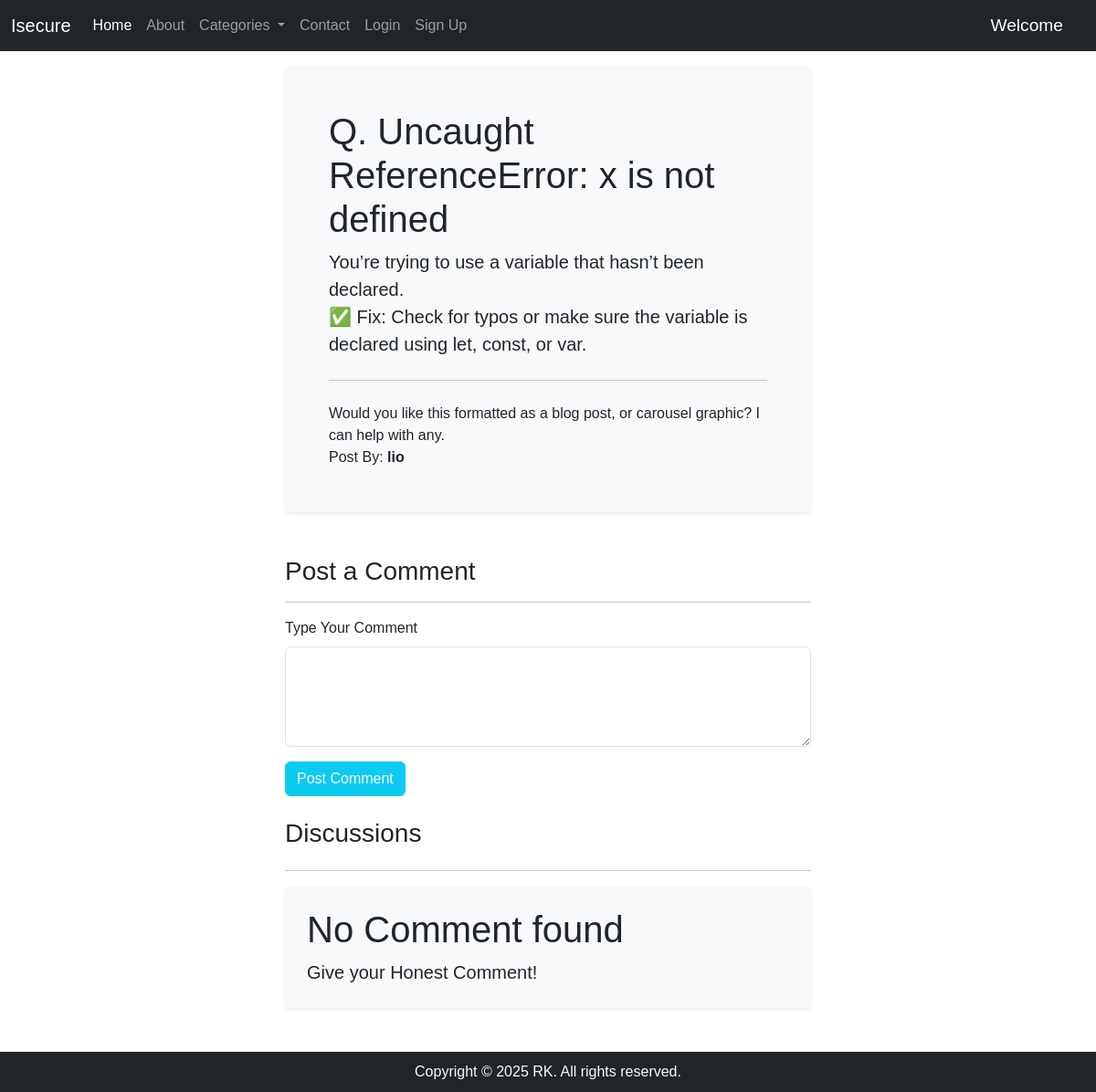
The app's page /comments.php?tid=5 with its own data.
### tables this page shows
CREATE TABLE `threads` (
  `thread_id` int(3) NOT NULL,
  `thread_by` varchar(20) NOT NULL,
  `titles` varchar(50) NOT NULL,
  `descriptions` text NOT NULL,
  `cat_id` int(4) NOT NULL,
  `dt` datetime NOT NULL DEFAULT current_timestamp()
);

### comments.php (the view, shortened to what this page needs)
<?php include("security/DB_connect.php"); ?>
<!DOCTYPE html>
<html lang="en">
<head>
    <link href="https://cdn.jsdelivr.net/npm/bootstrap@5.3.7/dist/css/bootstrap.min.css" rel="stylesheet"
>
    <link rel="stylesheet" href="style.css">
</head>
<body>
    <?php include "components/header.php"; ?>
    <div class="container-sm w-50 mt-3">
        <div class="bg-light p-5 rounded shadow-sm">
            <?php
            $tid = $_GET["tid"];
            $show = "SELECT * FROM `threads` WHERE `thread_id` = '$tid';";
            $result = mysqli_query($conn, $show);
            $row = mysqli_fetch_assoc($result);
            echo '<h1 class="display-8">Q. ' . $row["titles"] . '</h1>
    <p class="lead">' . $row["descriptions"] . '</p>
    <hr class="my-4"> '; ?>
            <p>Would you like this formatted as a blog post, or carousel graphic? I can help with any.</p>
            Post By:<b> <?php echo $row["thread_by"]; ?></b>
        </div>
        <h3 class="mt-5">Post a Comment</h3>
        <hr class="text-dark">
        <form action="<?php echo $_SERVER["REQUEST_URI"]; ?>" method="post">
            <div class="mb-3">
                <label class="form-label">Type Your Comment</label>
                <textarea class="form-control" rows="4" name="comment" id="desc" required></textarea>
            </div>
            <button type="submit" class="btn btn-info text-light">Post Comment</button>
        </form>
        <h3 class="my-4">Discussions</h3>
        <hr class="text-dark">
        <?php
        $nodata = true;
        if ($nodata) {
            echo '<div class="shadow-sm bg-light jumbotron p-4 rounded">
                    <h4 class="display-6">No Comment found</h4>
                    <p class="lead">Give your Honest Comment!</p>
                  </div>';
        }
        ?>
    </div>
    <?php include 'components/footer.php'; ?>
</body>
</html>

### style.css (style rules this page uses)
* { margin: 0; padding: 0; font-family: sans-serif; box-sizing: border-box; }
p { margin-bottom: 0; }

### records on screen
threads: titles "Uncaught ReferenceError: x is not defined", descriptions "You’re trying to use a variable that hasn’t been declared. ✅ Fix: Check for typos or make sure the variable is declared using let, const, or var.", thread_by "lio"
